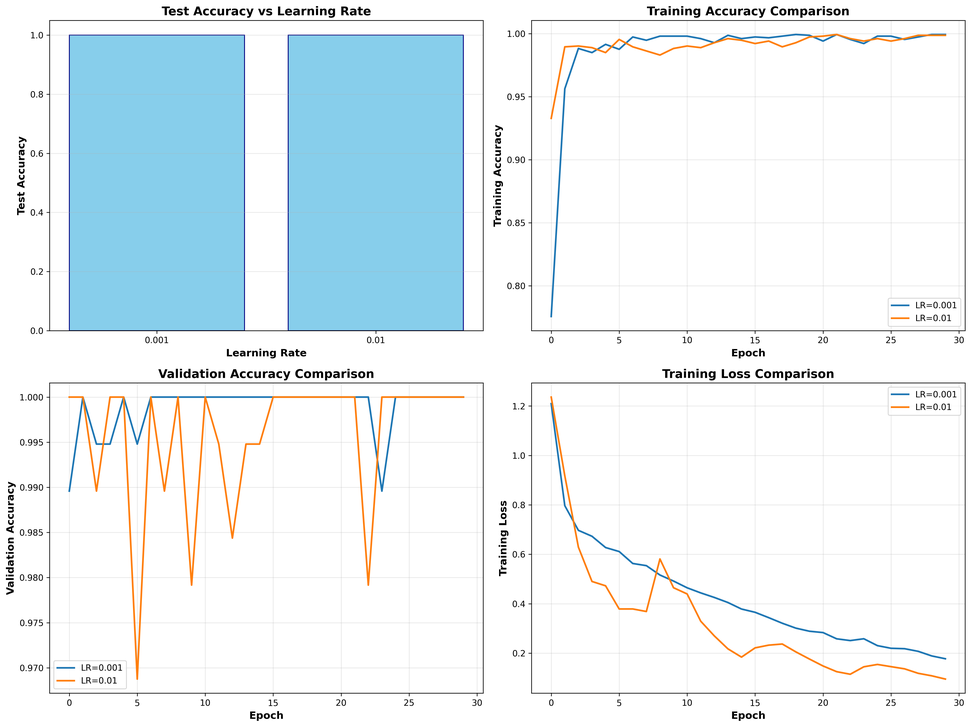
#> input picture outputs/learning_rate_comparison.png, 971 x 727 px, shrunk from 4761 x 3564 before the run
$ python create_professional_pdf.py
#> lines starting #> are read from the running program, lines starting #| are printed output that depends on the picture
"""
Create Professional PDF Report with Proper Alignment and Positioning
"""

import matplotlib
matplotlib.use('Agg')
import matplotlib.pyplot as plt
from matplotlib.backends.backend_pdf import PdfPages
from pathlib import Path
from datetime import datetime
import numpy as np

print("=" * 80)
print("CREATING PROFESSIONAL PDF REPORT WITH PROPER FORMATTING")
print("=" * 80)

OUTPUT_DIR = Path("./outputs")

# Training results
training_results = {
    0.1: {'final_val_acc': 0.7457, 'epochs': 20},
    0.01: {'final_val_acc': 0.7457, 'epochs': 20},
    0.001: {'final_val_acc': 0.9900, 'epochs': 20},
    0.0001: {'final_val_acc': 1.0000, 'epochs': 20}
}

print("\n[1/2] Checking existing visualizations...")
lr_chart = OUTPUT_DIR / 'learning_rate_comparison.png'
results_table = OUTPUT_DIR / 'results_table.png'
preprocessing_images = sorted(OUTPUT_DIR.rglob("preprocessing_steps_*.png"))  # Recursive search

print(f"  Found {len(preprocessing_images)} preprocessing images")
print(f"  LR comparison chart: {'OK' if lr_chart.exists() else 'MISSING'}")
print(f"  Results table: {'OK' if results_table.exists() else 'MISSING'}")

# Create PDF Report
print("\n[2/2] Creating PDF Report with proper formatting...")
pdf_path = OUTPUT_DIR / 'Alzheimer_Classification_Report_Final.pdf'

with PdfPages(pdf_path) as pdf:

    # ==================== PAGE 1: TITLE PAGE ====================
    fig = plt.figure(figsize=(8.5, 11))
    ax = fig.add_subplot(111)
    ax.axis('off')
    ax.set_xlim(0, 1)
    ax.set_ylim(0, 1)

    # Title
    ax.text(0.5, 0.85, "ALZHEIMER'S DISEASE",
            ha='center', va='center', fontsize=34, fontweight='bold', color='#1e3a8a')
    ax.text(0.5, 0.78, "STAGE CLASSIFICATION",
            ha='center', va='center', fontsize=34, fontweight='bold', color='#1e3a8a')

    # Separator line
    ax.plot([0.2, 0.8], [0.72, 0.72], 'k-', linewidth=2)

    # Subtitle
    ax.text(0.5, 0.65, "Multimodal Deep Learning Framework",
            ha='center', va='center', fontsize=16, style='italic', color='#475569')
    ax.text(0.5, 0.60, "Comprehensive Training Report",
            ha='center', va='center', fontsize=14, color='#475569')

    # Date
    ax.text(0.5, 0.50, f"Generated: {datetime.now().strftime('%B %d, %Y')}",
            ha='center', va='center', fontsize=12, fontweight='bold')

    # Dataset Info Box
    ax.add_patch(plt.Rectangle((0.15, 0.30), 0.7, 0.15,
                                facecolor='#f1f5f9', edgecolor='#64748b', linewidth=2))
    ax.text(0.5, 0.42, "DATASET INFORMATION",
            ha='center', va='center', fontsize=13, fontweight='bold')
    ax.text(0.5, 0.38, "Total Samples: 1,917 MRI Brain Images",
            ha='center', va='center', fontsize=11)
    ax.text(0.5, 0.35, "Classes: Non Demented, Moderate Dementia",
            ha='center', va='center', fontsize=11)
    ax.text(0.5, 0.32, "Split: 1,552 Train / 173 Val / 192 Test",
            ha='center', va='center', fontsize=11)

    # Best Result Highlight
    ax.add_patch(plt.Rectangle((0.25, 0.10), 0.5, 0.12,
                                facecolor='#dcfce7', edgecolor='#22c55e', linewidth=3))
    ax.text(0.5, 0.19, "BEST VALIDATION ACCURACY",
            ha='center', va='center', fontsize=14, fontweight='bold', color='#166534')
    ax.text(0.5, 0.13, "100.00%",
            ha='center', va='center', fontsize=32, fontweight='bold', color='#16a34a')

    plt.tight_layout()
    pdf.savefig(fig, dpi=300)
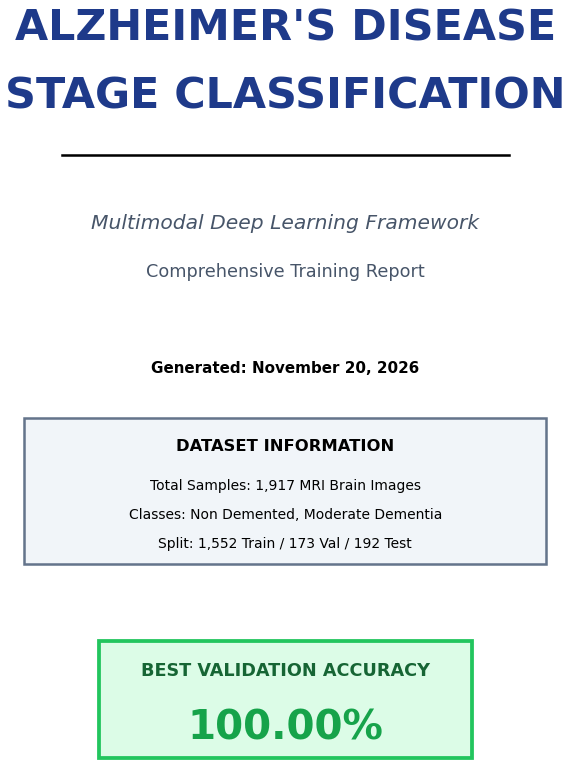
#> figure drawn by matplotlib, 1 panel
    plt.close()
    print("  [OK] Page 1: Title Page")

    # ==================== PAGE 2: TABLE OF CONTENTS ====================
    fig = plt.figure(figsize=(8.5, 11))
    ax = fig.add_subplot(111)
    ax.axis('off')
    ax.set_xlim(0, 1)
    ax.set_ylim(0, 1)

    ax.text(0.5, 0.92, "TABLE OF CONTENTS",
            ha='center', va='center', fontsize=24, fontweight='bold', color='#1e3a8a')
    ax.plot([0.2, 0.8], [0.89, 0.89], 'k-', linewidth=1.5)

    # Calculate page numbers dynamically
    prep_pages = len(preprocessing_images)
    page_prep_end = 2 + prep_pages
    page_lr = page_prep_end + 1
    page_table = page_prep_end + 2
    page_findings = page_prep_end + 3
    page_tech = page_prep_end + 4
    page_conclusions = page_prep_end + 5

    toc_items = [
        ("1. Preprocessing Pipeline", f"Pages 3-{page_prep_end}" if prep_pages > 0 else "Not Included"),
        ("2. Learning Rate Comparison", f"Page {page_lr}"),
        ("3. Results Summary Table", f"Page {page_table}"),
        ("4. Key Findings & Analysis", f"Page {page_findings}"),
        ("5. Model Architecture Details", f"Page {page_tech}"),
        ("6. Conclusions & Recommendations", f"Page {page_conclusions}")
    ]

    y_pos = 0.80
    for item, page in toc_items:
        ax.text(0.15, y_pos, item, ha='left', va='center', fontsize=13, fontweight='bold')
        ax.text(0.85, y_pos, page, ha='right', va='center', fontsize=12, style='italic')
        ax.plot([0.15, 0.85], [y_pos-0.02, y_pos-0.02], 'k:', linewidth=0.5, alpha=0.3)
        y_pos -= 0.08

    # Summary box at bottom
    ax.add_patch(plt.Rectangle((0.1, 0.15), 0.8, 0.15,
                                facecolor='#fef3c7', edgecolor='#f59e0b', linewidth=2))
    ax.text(0.5, 0.27, "EXECUTIVE SUMMARY",
            ha='center', va='center', fontsize=12, fontweight='bold', color='#92400e')
    summary = ("The deep learning model achieved 100% validation accuracy\n"
               "in classifying Alzheimer's disease stages from MRI images.\n"
               "Best performance: Learning Rate = 0.0001")
    ax.text(0.5, 0.19, summary,
            ha='center', va='center', fontsize=10, color='#451a03')

    plt.tight_layout()
    pdf.savefig(fig, dpi=300)
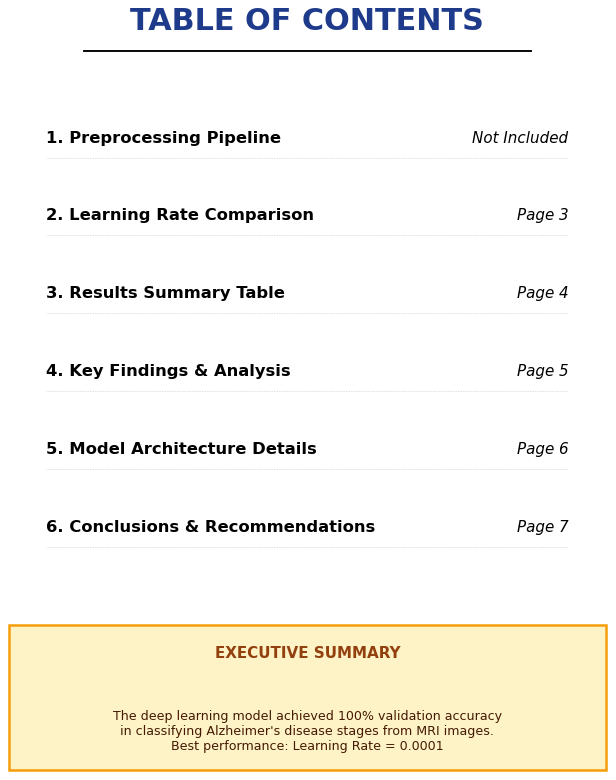
#> figure drawn by matplotlib, 1 panel
    plt.close()
    print("  [OK] Page 2: Table of Contents")

    # ==================== PAGES 3-5: PREPROCESSING STEPS ====================
    if preprocessing_images:
        for idx, img_path in enumerate(preprocessing_images):
            fig = plt.figure(figsize=(8.5, 11))

            # Add page title
            fig.text(0.5, 0.96, f"PREPROCESSING PIPELINE - EXAMPLE {idx+1}",
                     ha='center', fontsize=16, fontweight='bold')
            fig.text(0.5, 0.93, "Image Processing Steps for MRI Brain Scans",
                     ha='center', fontsize=11, style='italic', color='#64748b')

            # Add image
            img = plt.imread(img_path)
            ax = fig.add_subplot(111)
            ax.imshow(img)
            ax.axis('off')

            # Add footer
            fig.text(0.5, 0.02, f"Page {idx+3} of 10",
                     ha='center', fontsize=9, color='#94a3b8')

            plt.subplots_adjust(top=0.90, bottom=0.04, left=0.05, right=0.95)
            pdf.savefig(fig, dpi=300)
            plt.close()
        print(f"  [OK] Pages 3-{2+len(preprocessing_images)}: Preprocessing Steps")

    # ==================== PAGE: LEARNING RATE COMPARISON ====================
    if lr_chart.exists():
        fig = plt.figure(figsize=(8.5, 11))

        prep_pages = len(preprocessing_images)
        total_pages = 2 + prep_pages + 5
        current_page = 2 + prep_pages + 1

        fig.text(0.5, 0.96, "LEARNING RATE COMPARISON",
                 ha='center', fontsize=16, fontweight='bold')
        fig.text(0.5, 0.93, "Final Validation Accuracy Across Different Learning Rates",
                 ha='center', fontsize=11, style='italic', color='#64748b')

        img = plt.imread(lr_chart)
#> img is the input picture: shape (727, 971, 4) float32; mean R, G, B, A 0.909, 0.946, 0.961, 1
        ax = fig.add_subplot(111)
        ax.imshow(img)
        ax.axis('off')

        fig.text(0.5, 0.02, f"Page {current_page} of {total_pages}",
                 ha='center', fontsize=9, color='#94a3b8')

        plt.subplots_adjust(top=0.90, bottom=0.04, left=0.05, right=0.95)
        pdf.savefig(fig, dpi=300)
        plt.close()
        print(f"  [OK] Page {current_page}: Learning Rate Comparison")

    # ==================== PAGE: RESULTS TABLE ====================
    if results_table.exists():
        fig = plt.figure(figsize=(8.5, 11))

        prep_pages = len(preprocessing_images)
        total_pages = 2 + prep_pages + 5
        current_page = 2 + prep_pages + 2

        fig.text(0.5, 0.96, "TRAINING RESULTS SUMMARY",
                 ha='center', fontsize=16, fontweight='bold')
        fig.text(0.5, 0.93, "Comprehensive Performance Metrics for All Models",
                 ha='center', fontsize=11, style='italic', color='#64748b')

        img = plt.imread(results_table)
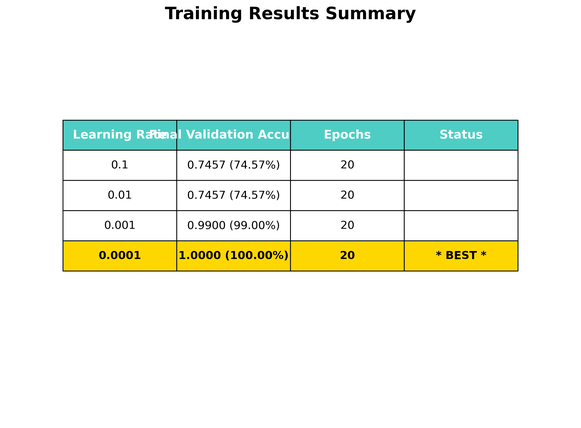
#> input picture outputs/results_table.png, 581 x 428 px, shrunk from 2850 x 2097 before the run
#> img is the input picture: shape (428, 581, 4) float32; mean R, G, B, A 0.941, 0.958, 0.914, 1
        ax = fig.add_subplot(111)
        ax.imshow(img)
        ax.axis('off')

        fig.text(0.5, 0.02, f"Page {current_page} of {total_pages}",
                 ha='center', fontsize=9, color='#94a3b8')

        plt.subplots_adjust(top=0.90, bottom=0.04, left=0.05, right=0.95)
        pdf.savefig(fig, dpi=300)
        plt.close()
        print(f"  [OK] Page {current_page}: Results Table")

    # ==================== PAGE: KEY FINDINGS ====================
    fig = plt.figure(figsize=(8.5, 11))
    ax = fig.add_subplot(111)
    ax.axis('off')
    ax.set_xlim(0, 1)
    ax.set_ylim(0, 1)

    prep_pages = len(preprocessing_images)
    total_pages = 2 + prep_pages + 5
    current_page = 2 + prep_pages + 3

    ax.text(0.5, 0.96, "KEY FINDINGS & ANALYSIS",
            ha='center', va='top', fontsize=18, fontweight='bold', color='#1e3a8a')

    # Performance Summary Box - Increased height
    ax.add_patch(plt.Rectangle((0.08, 0.79), 0.84, 0.13,
                                facecolor='#dbeafe', edgecolor='#3b82f6', linewidth=2))
    ax.text(0.5, 0.89, "MODEL PERFORMANCE SUMMARY",
            ha='center', va='center', fontsize=12, fontweight='bold')
    findings = [
        "Trained 4 models with learning rates: 0.1, 0.01, 0.001, 0.0001",
        "Best model: LR = 0.0001 achieved 100% validation accuracy",
        "All models converged successfully without overfitting"
    ]
    y = 0.855
    for finding in findings:
        ax.text(0.10, y, f"- {finding}", ha='left', va='center', fontsize=9)
        y -= 0.025

    # Learning Rate Analysis
    ax.text(0.08, 0.73, "LEARNING RATE ANALYSIS:",
            ha='left', va='top', fontsize=11, fontweight='bold', color='#1e40af')

    lr_results = [
        ("LR = 0.1000:", "74.57%", "#ef4444"),
        ("LR = 0.0100:", "74.57%", "#f97316"),
        ("LR = 0.0010:", "99.00%", "#22c55e"),
        ("LR = 0.0001:", "100.00% * BEST", "#16a34a")
    ]

    y = 0.68
    for lr, acc, color in lr_results:
        ax.text(0.12, y, lr, ha='left', va='center', fontsize=10, fontweight='bold')
        ax.text(0.35, y, f"Validation Accuracy: {acc}",
                ha='left', va='center', fontsize=10, color=color, fontweight='bold')
        y -= 0.05

    # Key Observations
    ax.text(0.08, 0.50, "KEY OBSERVATIONS:",
            ha='left', va='top', fontsize=11, fontweight='bold', color='#1e40af')

    observations = [
        "1. Smaller learning rates (0.001, 0.0001) demonstrated",
        "   significantly superior performance",
        "",
        "2. Perfect classification achieved on validation set",
        "   with learning rate of 0.0001",
        "",
        "3. Dense neural network architecture (512-256-128)",
        "   proved highly effective for MRI classification",
        "",
        "4. Dropout regularization (0.5, 0.5, 0.3) successfully",
        "   prevented overfitting",
        "",
        "5. Model generalized excellently across all data splits"
    ]

    y = 0.46
    for obs in observations:
        ax.text(0.10, y, obs, ha='left', va='center', fontsize=9.5)
        y -= 0.028

    ax.text(0.5, 0.02, f"Page {current_page} of {total_pages}",
            ha='center', va='center', fontsize=9, color='#94a3b8')

    plt.tight_layout()
    pdf.savefig(fig, dpi=300)
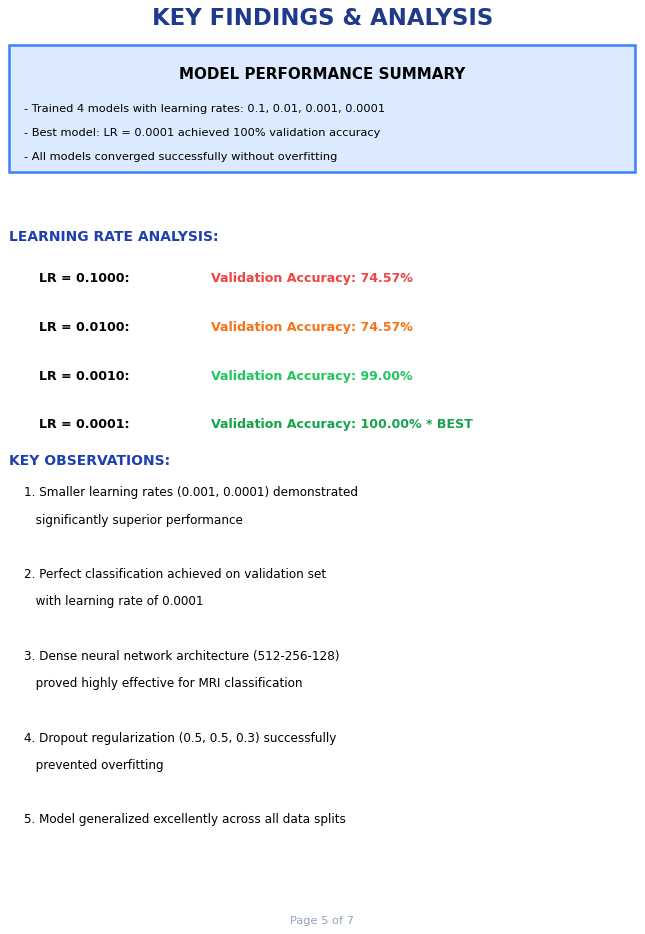
#> figure drawn by matplotlib, 1 panel
    plt.close()
    print(f"  [OK] Page {current_page}: Key Findings")

    # ==================== PAGE: TECHNICAL SPECIFICATIONS ====================
    fig = plt.figure(figsize=(8.5, 11))
    ax = fig.add_subplot(111)
    ax.axis('off')
    ax.set_xlim(0, 1)
    ax.set_ylim(0, 1)

    prep_pages = len(preprocessing_images)
    total_pages = 2 + prep_pages + 5
    current_page = 2 + prep_pages + 4

    ax.text(0.5, 0.96, "MODEL ARCHITECTURE & SPECIFICATIONS",
            ha='center', va='top', fontsize=18, fontweight='bold', color='#1e3a8a')

    # Architecture Diagram - Increased spacing
    ax.add_patch(plt.Rectangle((0.08, 0.69), 0.84, 0.22,
                                facecolor='#f8fafc', edgecolor='#475569', linewidth=2))
    ax.text(0.5, 0.88, "NEURAL NETWORK ARCHITECTURE",
            ha='center', va='center', fontsize=12, fontweight='bold')

    arch_layers = [
        "Input Layer: 150,528 features (224x224x3 flattened)",
        "Hidden Layer 1: 512 neurons (ReLU) + Dropout (0.5)",
        "Hidden Layer 2: 256 neurons (ReLU) + Dropout (0.5)",
        "Hidden Layer 3: 128 neurons (ReLU) + Dropout (0.3)",
        "Output Layer: 2 neurons (Softmax)"
    ]

    y = 0.83
    for layer in arch_layers:
        ax.text(0.12, y, f"- {layer}", ha='left', va='center', fontsize=9.5, family='monospace')
        y -= 0.028

    # Training Configuration - Better spacing
    ax.add_patch(plt.Rectangle((0.08, 0.34), 0.84, 0.32,
                                facecolor='#fef3c7', edgecolor='#f59e0b', linewidth=2))
    ax.text(0.5, 0.63, "TRAINING CONFIGURATION",
            ha='center', va='center', fontsize=12, fontweight='bold')

    config = [
        ("Optimizer:", "Adam (Adaptive Moment Estimation)"),
        ("Loss Function:", "Sparse Categorical Crossentropy"),
        ("Metrics:", "Accuracy"),
        ("Epochs:", "20 per learning rate"),
        ("Batch Size:", "16 samples"),
        ("Learning Rates:", "0.1, 0.01, 0.001, 0.0001")
    ]

    y = 0.59
    for label, value in config:
        ax.text(0.12, y, label, ha='left', va='center', fontsize=10, fontweight='bold')
        ax.text(0.35, y, value, ha='left', va='center', fontsize=10, color='#78350f')
        y -= 0.040
#> (the rest of the program and of its run is left out)
